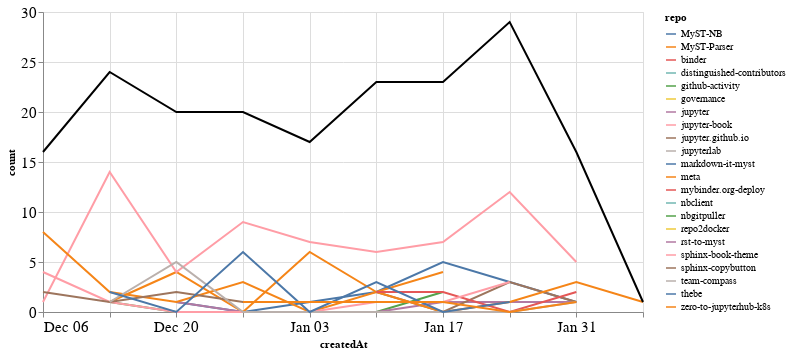

The notebook cell saved with this chart:
### Markdown cell above
### Comments

### Code cell
comments_time = comments.groupby('repo').resample('W', on='createdAt').count()['author'].reset_index()
comments_time = comments_time.rename(columns={'author': 'count'})
comments_time_total = comments_time.groupby('createdAt').agg({"count": "sum"}).reset_index()
ch1 = alt.Chart(comments_time, width=600).mark_line().encode(
    x='createdAt',
    y='count',
    color='repo',
    tooltip="repo"
)

ch2 = alt.Chart(comments_time_total, width=600).mark_line(color="black").encode(
    x='createdAt',
    y='count',
)

ch1 + ch2

### Figure 1 — Vega-Lite specification as saved in the notebook (floating-point values rounded to 4 significant figures)
{"config": {"axisLeft": {"labelFontSize": 15}, "axisBottom": {"labelFontSize": 15}}, "layer": [{"data": {"name": "data-28274395a00eefe8a399e91c46953c36"}, "mark": "line", "encoding": {"color": {"type": "nominal", "field": "repo"}, "tooltip": {"type": "nominal", "field": "repo"}, "x": {"type": "temporal", "field": "createdAt"}, "y": {"type": "quantitative", "field": "count"}}, "width": 600}, {"data": {"name": "data-d3cca3f6c71125915d8332100e9f58c0"}, "mark": {"type": "line", "color": "black"}, "encoding": {"x": {"type": "temporal", "field": "createdAt"}, "y": {"type": "quantitative", "field": "count"}}, "width": 600}], "$schema": "https://vega.github.io/schema/vega-lite/v4.8.1.json", "datasets": {"data-28274395a00eefe8a399e91c46953c36": [{"repo": "MyST-NB", "createdAt": "2020-12-20T00:00:00", "count": 1}, {"repo": "MyST-NB", "createdAt": "2020-12-27T00:00:00", "count": 0}, {"repo": "MyST-NB", "createdAt": "2021-01-03T00:00:00", "count": 1}, {"repo": "MyST-NB", "createdAt": "2021-01-10T00:00:00", "count": 2}, {"repo": "MyST-NB", "createdAt": "2021-01-17T00:00:00", "count": 5}, {"repo": "MyST-NB", "createdAt": "2021-01-24T00:00:00", "count": 3}, {"repo": "MyST-NB", "createdAt": "2021-01-31T00:00:00", "count": 1}, {"repo": "MyST-Parser", "createdAt": "2020-12-13T00:00:00", "count": 1}, {"repo": "MyST-Parser", "createdAt": "2020-12-20T00:00:00", "count": 4}, {"repo": "MyST-Parser", "createdAt": "2020-12-27T00:00:00", "count": 0}, {"repo": "MyST-Parser", "createdAt": "2021-01-03T00:00:00", "count": 6}, {"repo": "MyST-Parser", "createdAt": "2021-01-10T00:00:00", "count": 2}, {"repo": "MyST-Parser", "createdAt": "2021-01-17T00:00:00", "count": 4}, {"repo": "binder", "createdAt": "2021-01-31T00:00:00", "count": 1}, {"repo": "distinguished-contributors", "createdAt": "2020-12-20T00:00:00", "count": 1}, {"repo": "github-activity", "createdAt": "2020-12-13T00:00:00", "count": 1}, {"repo": "github-activity", "createdAt": "2020-12-20T00:00:00", "count": 0}, {"repo": "github-activity", "createdAt": "2020-12-27T00:00:00", "count": 0}, {"repo": "github-activity", "createdAt": "2021-01-03T00:00:00", "count": 0}, {"repo": "github-activity", "createdAt": "2021-01-10T00:00:00", "count": 0}, {"repo": "github-activity", "createdAt": "2021-01-17T00:00:00", "count": 2}, {"repo": "governance", "createdAt": "2021-01-24T00:00:00", "count": 1}, {"repo": "jupyter", "createdAt": "2020-12-20T00:00:00", "count": 1}, {"repo": "jupyter", "createdAt": "2020-12-27T00:00:00", "count": 0}, {"repo": "jupyter", "createdAt": "2021-01-03T00:00:00", "count": 0}, {"repo": "jupyter", "createdAt": "2021-01-10T00:00:00", "count": 0}, {"repo": "jupyter", "createdAt": "2021-01-17T00:00:00", "count": 1}, {"repo": "jupyter", "createdAt": "2021-01-24T00:00:00", "count": 1}, {"repo": "jupyter", "createdAt": "2021-01-31T00:00:00", "count": 1}, {"repo": "jupyter-book", "createdAt": "2020-12-06T00:00:00", "count": 1}, {"repo": "jupyter-book", "createdAt": "2020-12-13T00:00:00", "count": 14}, {"repo": "jupyter-book", "createdAt": "2020-12-20T00:00:00", "count": 4}, {"repo": "jupyter-book", "createdAt": "2020-12-27T00:00:00", "count": 9}, {"repo": "jupyter-book", "createdAt": "2021-01-03T00:00:00", "count": 7}, {"repo": "jupyter-book", "createdAt": "2021-01-10T00:00:00", "count": 6}, {"repo": "jupyter-book", "createdAt": "2021-01-17T00:00:00", "count": 7}, {"repo": "jupyter-book", "createdAt": "2021-01-24T00:00:00", "count": 12}, {"repo": "jupyter-book", "createdAt": "2021-01-31T00:00:00", "count": 5}, {"repo": "jupyter.github.io", "createdAt": "2021-01-10T00:00:00", "count": 2}, {"repo": "jupyter.github.io", "createdAt": "2021-01-17T00:00:00", "count": 0}, {"repo": "jupyter.github.io", "createdAt": "2021-01-24T00:00:00", "count": 3}, {"repo": "jupyter.github.io", "createdAt": "2021-01-31T00:00:00", "count": 1}, {"repo": "jupyterlab", "createdAt": "2020-12-20T00:00:00", "count": 1}, {"repo": "markdown-it-myst", "createdAt": "2020-12-06T00:00:00", "count": 1}, {"repo": "meta", "createdAt": "2020-12-06T00:00:00", "count": 8}, {"repo": "meta", "createdAt": "2020-12-13T00:00:00", "count": 2}, {"repo": "meta", "createdAt": "2020-12-20T00:00:00", "count": 1}, {"repo": "meta", "createdAt": "2020-12-27T00:00:00", "count": 3}, {"repo": "meta", "createdAt": "2021-01-03T00:00:00", "count": 0}, {"repo": "meta", "createdAt": "2021-01-10T00:00:00", "count": 2}, {"repo": "meta", "createdAt": "2021-01-17T00:00:00", "count": 0}, {"repo": "meta", "createdAt": "2021-01-24T00:00:00", "count": 1}, {"repo": "meta", "createdAt": "2021-01-31T00:00:00", "count": 3}, {"repo": "meta", "createdAt": "2021-02-07T00:00:00", "count": 1}, {"repo": "mybinder.org-deploy", "createdAt": "2021-01-10T00:00:00", "count": 2}, {"repo": "mybinder.org-deploy", "createdAt": "2021-01-17T00:00:00", "count": 2}, {"repo": "mybinder.org-deploy", "createdAt": "2021-01-24T00:00:00", "count": 0}, {"repo": "mybinder.org-deploy", "createdAt": "2021-01-31T00:00:00", "count": 2}, {"repo": "nbclient", "createdAt": "2020-12-13T00:00:00", "count": 1}, {"repo": "nbgitpuller", "createdAt": "2021-01-10T00:00:00", "count": 2}, {"repo": "repo2docker", "createdAt": "2021-01-24T00:00:00", "count": 4}, {"repo": "rst-to-myst", "createdAt": "2021-01-03T00:00:00", "count": 1}, {"repo": "sphinx-book-theme", "createdAt": "2020-12-06T00:00:00", "count": 4}, {"repo": "sphinx-book-theme", "createdAt": "2020-12-13T00:00:00", "count": 1}, {"repo": "sphinx-book-theme", "createdAt": "2020-12-20T00:00:00", "count": 0}, {"repo": "sphinx-book-theme", "createdAt": "2020-12-27T00:00:00", "count": 0}, {"repo": "sphinx-book-theme", "createdAt": "2021-01-03T00:00:00", "count": 0}, {"repo": "sphinx-book-theme", "createdAt": "2021-01-10T00:00:00", "count": 1}, {"repo": "sphinx-book-theme", "createdAt": "2021-01-17T00:00:00", "count": 1}, {"repo": "sphinx-book-theme", "createdAt": "2021-01-24T00:00:00", "count": 3}, {"repo": "sphinx-copybutton", "createdAt": "2020-12-06T00:00:00", "count": 2}, {"repo": "sphinx-copybutton", "createdAt": "2020-12-13T00:00:00", "count": 1}, {"repo": "sphinx-copybutton", "createdAt": "2020-12-20T00:00:00", "count": 2}, {"repo": "sphinx-copybutton", "createdAt": "2020-12-27T00:00:00", "count": 1}, {"repo": "sphinx-copybutton", "createdAt": "2021-01-03T00:00:00", "count": 1}, {"repo": "team-compass", "createdAt": "2020-12-13T00:00:00", "count": 1}, {"repo": "team-compass", "createdAt": "2020-12-20T00:00:00", "count": 5}, {"repo": "team-compass", "createdAt": "2020-12-27T00:00:00", "count": 0}, {"repo": "team-compass", "createdAt": "2021-01-03T00:00:00", "count": 0}, {"repo": "team-compass", "createdAt": "2021-01-10T00:00:00", "count": 0}, {"repo": "team-compass", "createdAt": "2021-01-17T00:00:00", "count": 0}, {"repo": "team-compass", "createdAt": "2021-01-24T00:00:00", "count": 0}, {"repo": "team-compass", "createdAt": "2021-01-31T00:00:00", "count": 1}, {"repo": "thebe", "createdAt": "2020-12-13T00:00:00", "count": 2}, {"repo": "thebe", "createdAt": "2020-12-20T00:00:00", "count": 0}, {"repo": "thebe", "createdAt": "2020-12-27T00:00:00", "count": 6}, {"repo": "thebe", "createdAt": "2021-01-03T00:00:00", "count": 0}, {"repo": "thebe", "createdAt": "2021-01-10T00:00:00", "count": 3}, {"repo": "thebe", "createdAt": "2021-01-17T00:00:00", "count": 0}, {"repo": "thebe", "createdAt": "2021-01-24T00:00:00", "count": 1}, {"repo": "zero-to-jupyterhub-k8s", "createdAt": "2020-12-27T00:00:00", "count": 1}, {"repo": "zero-to-jupyterhub-k8s", "createdAt": "2021-01-03T00:00:00", "count": 1}, {"repo": "zero-to-jupyterhub-k8s", "createdAt": "2021-01-10T00:00:00", "count": 1}, {"repo": "zero-to-jupyterhub-k8s", "createdAt": "2021-01-17T00:00:00", "count": 1}, {"repo": "zero-to-jupyterhub-k8s", "createdAt": "2021-01-24T00:00:00", "count": 0}, {"repo": "zero-to-jupyterhub-k8s", "createdAt": "2021-01-31T00:00:00", "count": 1}], "data-d3cca3f6c71125915d8332100e9f58c0": [{"createdAt": "2020-12-06T00:00:00", "count": 16}, {"createdAt": "2020-12-13T00:00:00", "count": 24}, {"createdAt": "2020-12-20T00:00:00", "count": 20}, {"createdAt": "2020-12-27T00:00:00", "count": 20}, {"createdAt": "2021-01-03T00:00:00", "count": 17}, {"createdAt": "2021-01-10T00:00:00", "count": 23}, {"createdAt": "2021-01-17T00:00:00", "count": 23}, {"createdAt": "2021-01-24T00:00:00", "count": 29}, {"createdAt": "2021-01-31T00:00:00", "count": 16}, {"createdAt": "2021-02-07T00:00:00", "count": 1}]}}
